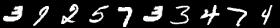
#> input picture image_2.jpg, 280 x 28 px
$ python digit_sort_part2_soln.py
#> lines starting #> are read from the running program, lines starting #| are printed output that depends on the picture
'''
digit_sort_part2_soln.py
Math 266
Summer 2020
Project #2 part 2.

This program will read in  an image showing a string of random digits it random order. The
program will sort these digits as and return an image of the sorted digits.  Part 2. will
require that we write a function that will recognize the digit value in a subimage.

'''

# Libraries
import numpy as np
import matplotlib.pyplot as plt
import imageio  # pip install imageio if necessary


# load in the parameter matrix and name it beta_matrix, find the matrix on canvas
beta_matrix = np.load('beta_matrix.npy')
#> (reads beta_matrix.npy from the repository)


# confirm the size of the parameter matrix is 285x10
print(f' The shape of the beta_matrix is {beta_matrix.shape} .')

# the function below is requied for part  2.


def digit_recognizer(img, parameter_matrix):
    '''
    This function takes in an image array and parameter matrix and returns the digit value
    in the image
    '''
# first we need to flatten the image into a 1d array.  Some call this "unrolling " the image
# hint reseach the method "flatten"
    img = img.flatten()

# Now create the "feature vector" for the input image by appending a 1 to the flattened array
    img = np.append(img, 1)

# Determine the output "label" or y value for the feature vector input. This is done using the model
# beta_matrix.  Call the  output y. y will be a 10-vector, with the position with the largest entry
# representing the digit value.

#  for example if y = [0.05, 0.9 , 0.83, 2.2 , 1.07, 0.33, 0.49, 0.23, 0.46, 0.73] then the digit is "3"

    y = img @ parameter_matrix

    # now return the positon in y that has the maximum value.  Look at numpy's argmax
    return np.argmax(y)

# Read in image 2 and "sort" it


image_2 = imageio.imread('image_2.jpg')
#> image_2 is the input picture: shape (28, 280); min 0, max 255, mean 36.4

# as for part 1. partition this image into 10 parts

image_parts_2 = [image_2[:, k:k+28] for k in range(0, 280, 28)]
#> image_parts_2 = 10 items

# Now we need to create a list that gives the 10 digit values for 10 image parts

digit_values = []  # initialize the list, we will use the append method to add digit values

# Call the funcion "digit_recognizer" 10 times and append the return value to the list digit_values

for k in range(len(image_parts_2)):
    digit_values.append(digit_recognizer(image_parts_2[k], beta_matrix))
#> this loop made 10 passes
#> after the loop, digit_values = [3, 7, 2, 5, 7, 2, 3, 4, 7, 4]

# Whew! we are almost there.   We need to sort the list of image parts in the right order before we reassemble.
# We will use some "fancy indexing" to do this. For example the command:
# image_parts[[1,3,5,7,9,2,4,6,8,0]] will return the list with the components in the order of the indices, that is,
# item #1 then item #3 the item #5 etc. We just need to determine the correct list of indices.
# to determine how to find the correct list of indices look the the numpy method "np.argsort"

sorted_indices = np.argsort(digit_values)
#> sorted_indices = [2, 5, 6, 0, 7, 9, 3, 1, 4, 8]

# Now rearange the list of images in the correct order using the sorted_indices and fancy indexing
image_parts_2 = np.array(image_parts_2)
sorted_parts = image_parts_2[sorted_indices]

# now reassemble the sorted image from the parts like you did in part 1.

image_2_sorted = sorted_parts[0]
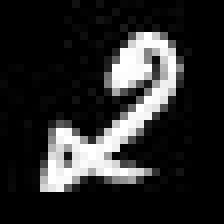
#> image_2_sorted: shape (28, 28) (shown 8 times larger); min 0, max 255, mean 41

for k in range(1, 10):
    image_2_sorted = np.hstack((image_2_sorted, sorted_parts[k]))
#> this loop made 9 passes
#> pass 1, `image_2_sorted = np.hstack((image_2_sorted, sorted_parts[k]))`:
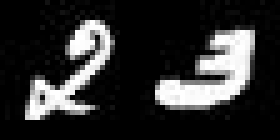
#> image_2_sorted: shape (28, 56) (shown 5 times larger); min 0, max 255, mean 46.4
#> pass 2, `image_2_sorted = np.hstack((image_2_sorted, sorted_parts[k]))`:
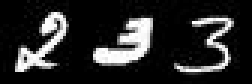
#> image_2_sorted: shape (28, 84) (shown 3 times larger); min 0, max 255, mean 40.8
#> pass 3, `image_2_sorted = np.hstack((image_2_sorted, sorted_parts[k]))`:
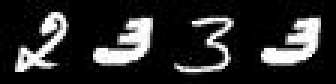
#> image_2_sorted: shape (28, 112) (shown 3 times larger); min 0, max 255, mean 43.5
#> after the loop:
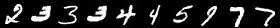
#> image_2_sorted: shape (28, 280); min 0, max 255, mean 36.4


# put the two images in a list "img"
image_list = [image_2, image_2_sorted]

# plot the results
fig, ax = plt.subplots(nrows=2, ncols=1)
for k in range(2):
    ax[k].imshow(image_list[k], cmap='gray')
    ax[k].set_xticks([])
    ax[k].set_yticks([])
    ax[k].set_xlabel(f"{['Input image_2', 'Output image_2'][k]}")

plt.suptitle('Figure 2.')

# save the plot
plt.savefig("part2.png")

# to save the new image as jpg

imageio.imwrite('image_2_sorted.jpg', image_2_sorted)
